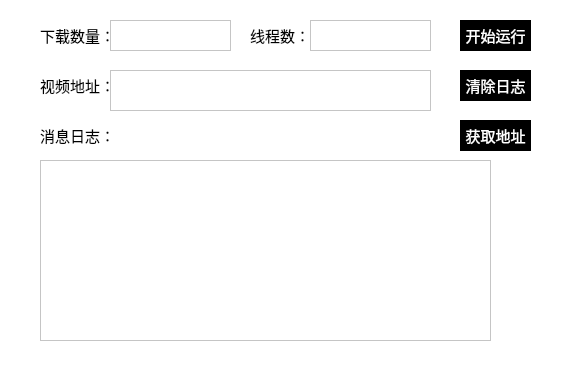
<?xml version="1.0" encoding="UTF-8"?>
<ui version="4.0">
 <class>Form</class>
 <widget class="QWidget" name="Form">
  <property name="geometry">
   <rect>
    <x>0</x>
    <y>0</y>
    <width>563</width>
    <height>383</height>
   </rect>
  </property>
  <property name="windowTitle">
   <string>bilibili视频下载</string>
  </property>
  <property name="styleSheet">
   <string notr="true">QPushButton{	
	font-family:微软雅黑;
	font-size:15px;
	color: white;
	border:1px solid;
}
QWidget { background-color:white; }
QPushButton { background-color: black }

QLabel{	
	font-family:微软雅黑;
	font-size:15px;
	color: black;
}
QTextEdit{	
	font-family:微软雅黑;
	font-size:15px;
	color: black;
}
QTextBrowser{	
	font-family:微软雅黑;
	font-size:12px;
	color: green;
}



</string>
  </property>
  <widget class="QPushButton" name="pushButton">
   <property name="geometry">
    <rect>
     <x>460</x>
     <y>20</y>
     <width>71</width>
     <height>31</height>
    </rect>
   </property>
   <property name="text">
    <string>开始运行</string>
   </property>
  </widget>
  <widget class="QPushButton" name="pushButton_2">
   <property name="geometry">
    <rect>
     <x>460</x>
     <y>70</y>
     <width>71</width>
     <height>31</height>
    </rect>
   </property>
   <property name="text">
    <string>清除日志</string>
   </property>
  </widget>
  <widget class="QLabel" name="label">
   <property name="geometry">
    <rect>
     <x>40</x>
     <y>70</y>
     <width>71</width>
     <height>31</height>
    </rect>
   </property>
   <property name="text">
    <string>视频地址：</string>
   </property>
  </widget>
  <widget class="QLabel" name="label_2">
   <property name="geometry">
    <rect>
     <x>40</x>
     <y>20</y>
     <width>71</width>
     <height>31</height>
    </rect>
   </property>
   <property name="text">
    <string>下载数量：</string>
   </property>
  </widget>
  <widget class="QLabel" name="label_3">
   <property name="geometry">
    <rect>
     <x>250</x>
     <y>20</y>
     <width>71</width>
     <height>31</height>
    </rect>
   </property>
   <property name="text">
    <string>线程数：</string>
   </property>
  </widget>
  <widget class="QLabel" name="label_4">
   <property name="geometry">
    <rect>
     <x>40</x>
     <y>120</y>
     <width>71</width>
     <height>31</height>
    </rect>
   </property>
   <property name="text">
    <string>消息日志：</string>
   </property>
  </widget>
  <widget class="QTextBrowser" name="textBrowser">
   <property name="geometry">
    <rect>
     <x>40</x>
     <y>160</y>
     <width>451</width>
     <height>181</height>
    </rect>
   </property>
  </widget>
  <widget class="QTextEdit" name="textEdit">
   <property name="geometry">
    <rect>
     <x>110</x>
     <y>20</y>
     <width>121</width>
     <height>31</height>
    </rect>
   </property>
  </widget>
  <widget class="QTextEdit" name="textEdit_2">
   <property name="geometry">
    <rect>
     <x>310</x>
     <y>20</y>
     <width>121</width>
     <height>31</height>
    </rect>
   </property>
  </widget>
  <widget class="QTextEdit" name="textEdit_3">
   <property name="geometry">
    <rect>
     <x>110</x>
     <y>70</y>
     <width>321</width>
     <height>41</height>
    </rect>
   </property>
  </widget>
  <widget class="QPushButton" name="pushButton_3">
   <property name="geometry">
    <rect>
     <x>460</x>
     <y>120</y>
     <width>71</width>
     <height>31</height>
    </rect>
   </property>
   <property name="text">
    <string>获取地址</string>
   </property>
  </widget>
 </widget>
 <resources/>
 <connections/>
</ui>
